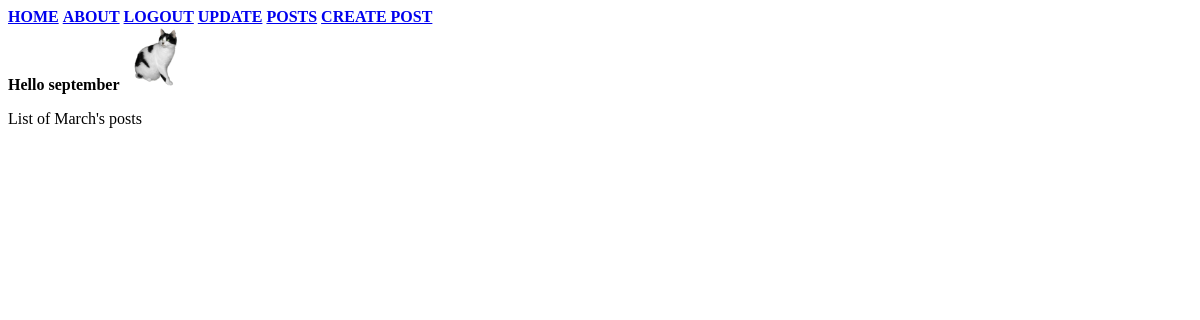
Page /user/March (signed in) on the earlier database version.
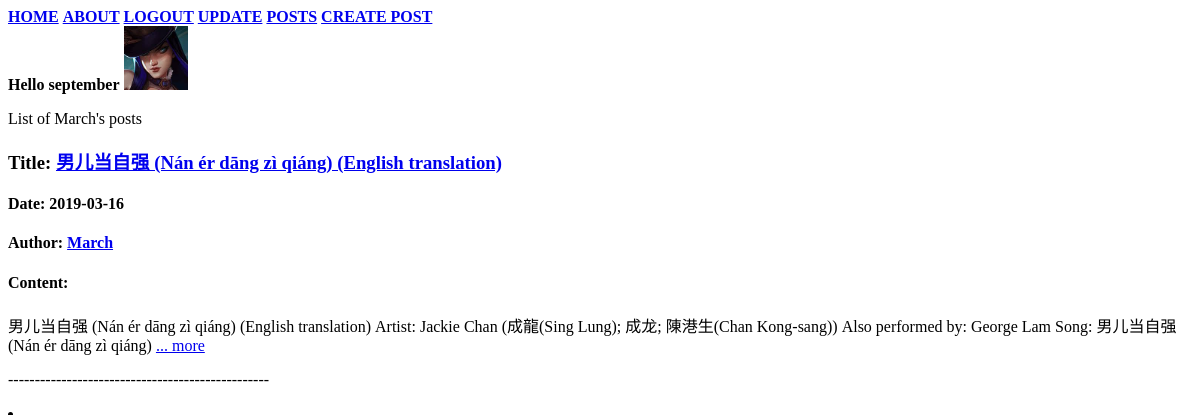
Same page on the later database version.
### source/models.py (models this page shows, shortened)
class User(db.Model, UserMixin):
	__tablename__ = 'user_table'
	id = db.Column(db.Integer, primary_key=True)
	username = db.Column(db.String(30), unique=True, index =True, nullable=False)
	email = db.Column(db.String(40), unique=True, index =True, nullable=False)
	avatar = db.Column(db.String(30), nullable=False, default='default.png')
	password_hash = db.Column(db.String(128), nullable=False)
	post = db.relationship('Post', backref='author', lazy=True)

class Post(db.Model):
	__tablename__ = 'post_table'
	id = db.Column(db.Integer, primary_key=True)
	title = db.Column(db.String(30), nullable=False)
	date = db.Column(db.DateTime(), default=datetime.utcnow, nullable=False)
	content = db.Column(db.Text(), nullable=False)
	user_id = db.Column(db.String(30), db.ForeignKey('user_table.id'), nullable=False)

### source/user/views.py (the view)
@user.route("/user/<username>")
@login_required
def posts(username):
    page = request.args.get('page', 1, type=int)
    user = User.query.filter_by(username=username).first()
    posts = Post.query.filter_by(author=user).order_by(Post.date.desc()).paginate(page=page, per_page=5)
    return render_template('posts.html', user = user, posts=posts)

### source/models.py (called while the page is built)
@lm.user_loader
def load_user(user_id):
	return User.query.get(user_id)

### source/templates/posts.html (shortened to what this page needs)
{% extends 'base.html' %}
{% block content %}
<p>List of {{ user.username }}'s posts</p>
{% for post in posts.items %}
<h3>Title: <a href="{{ url_for('post.show', post_id=post.id) }}"> {{post.title}}</a></h3>
<h4>Date: {{post.date.strftime('%Y-%m-%d')}}</h4>
<h4>Author: <a href="{{ url_for('user.posts', username=user.username) }}">{{post.author.username}}</a></h4>
<h4>Content: </h4>
<p>{{post.content[:180]}}
	<a href="{{ url_for('post.show', post_id=post.id) }}">... more</a>
</p>
<p>-------------------------------------------------</p>
{% endfor %}
<nav>
{% for page_num in posts.iter_pages(left_edge=1, right_edge=1, left_current=1, right_current=2) %}
<li><a href="{{url_for('user.posts', username=user.username, page=page)}}">{{ pagenum }}</a></li>
{% endfor %}
</nav>
{% endblock %}

### source/templates/base.html
<nav>
	<strong><a href="{{ url_for('core.index') }}">HOME</a></strong>
	<strong><a href="{{ url_for('core.about') }}">ABOUT</a></strong>
	{% if current_user.is_authenticated %}
	<strong><a href="{{ url_for('user.logout') }}">LOGOUT</a></strong>
	<strong><a href="{{ url_for('user.account', user_id=current_user.id) }}">UPDATE</a></strong>
	<strong><a href="{{ url_for('user.posts', username=current_user.username) }}">POSTS</a></strong>
	<strong><a href="{{ url_for('post.create') }}">CREATE POST</a></strong>
	{% else %}
	<strong><a href="{{ url_for('user.login') }}">LOGIN</a></strong>
	<strong><a href="{{ url_for('user.register') }}">REGISTER</a></strong>
	{% endif %}
</nav>
	{% if current_user.is_authenticated %}
	<strong>Hello {{current_user.username}}</strong>
	<img src="{{ url_for('static', filename='profile_pics/' + current_user.avatar) }}"  width="64" height="64">
	{% endif %}
{% block content %}
{% endblock %}

Differences in the rows shown:
changed User "september": avatar: a different picture
added Post: title "男儿当自强 (Nán ér dāng zì qiáng) (English translation)", date "2019-03-16", author.username "March", content "男儿当自强 (Nán ér dāng zì qiáng) (English translation) Artist: Jackie Chan (成龍(Sing Lung); 成龙; 陳港生(Chan Kong-sang)) Also performed by: George Lam Song: 男儿当自强 (Nán ér dāng zì qiáng)"
